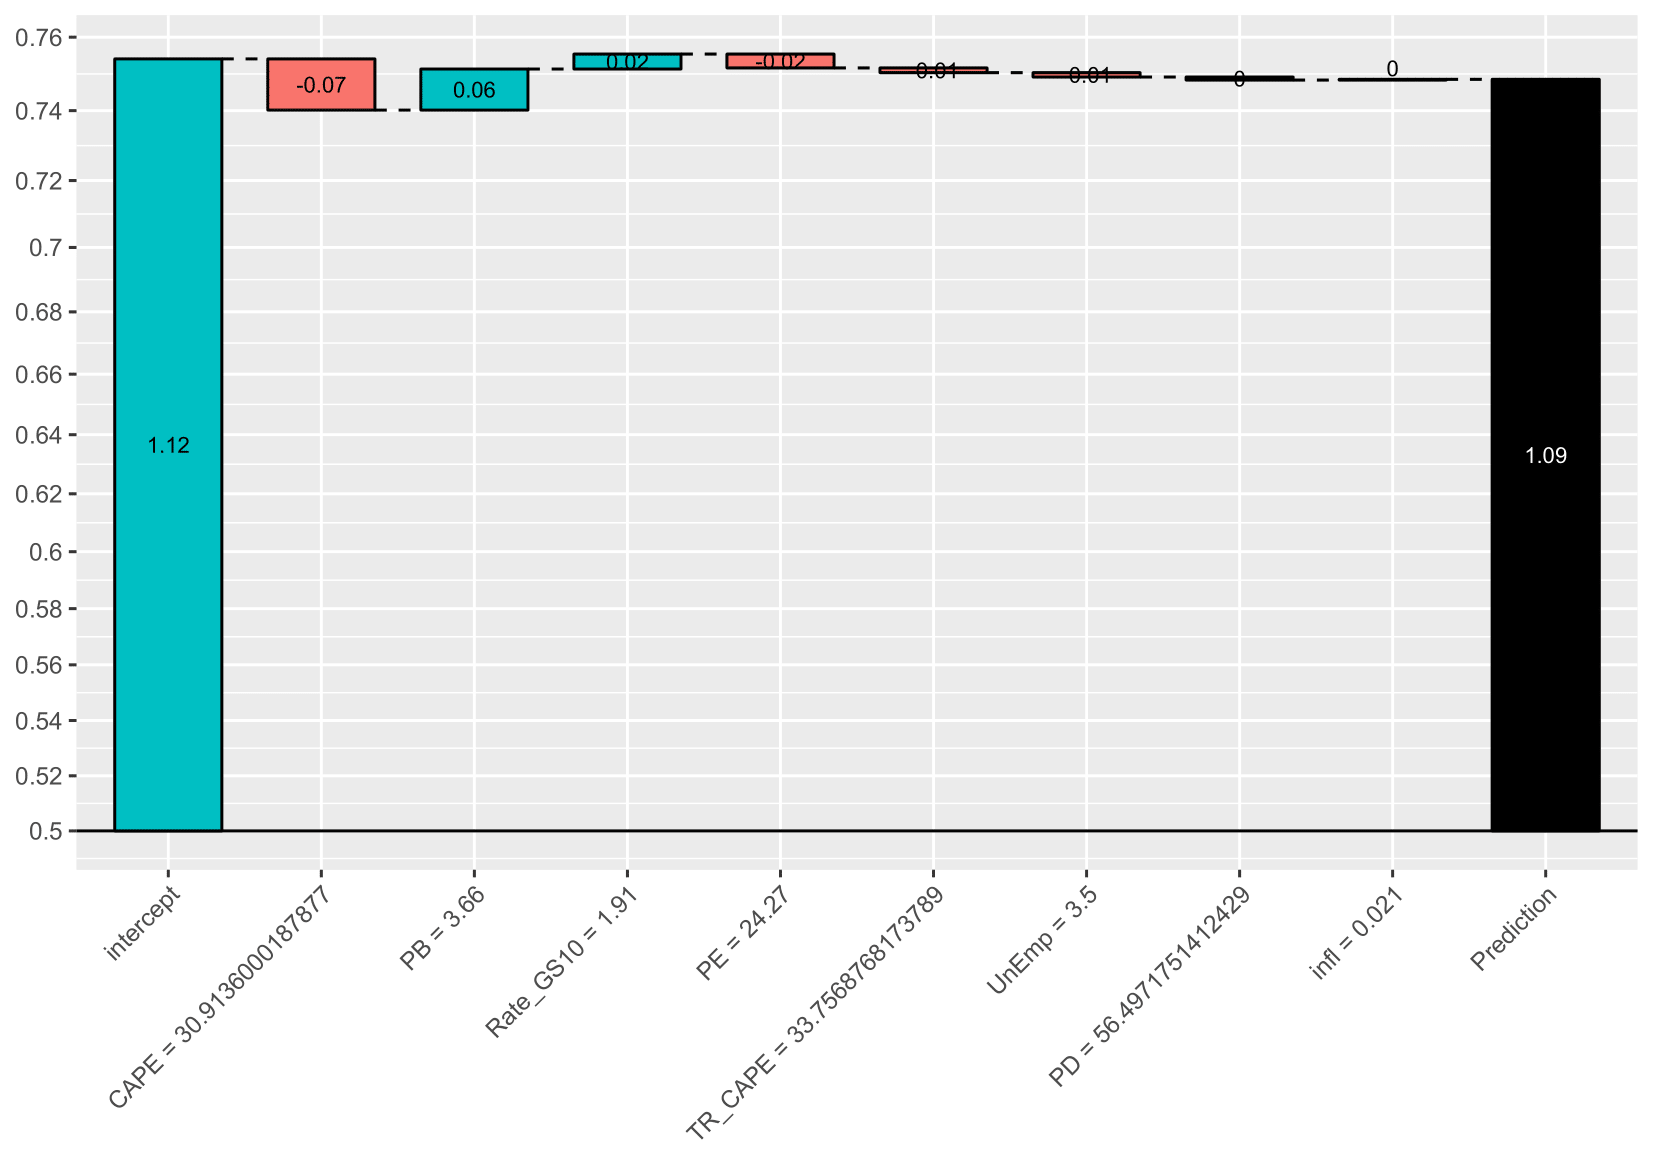

This figure's R source:
# Explaining XGBoost results ----
library(xgboost)
library(xgboostExplainer)

# Make matrices for training and test data
training_xgb <- xgb.DMatrix(training %>%
                              select(-dates, -tenyear) %>%
                              as.matrix(), label = training %>%
                              pull(tenyear))

test_xgb <- xgb.DMatrix(future %>%
                          select(-dates, -tenyear) %>%
                          as.matrix())

# Train XGBoost model using the same hyperparameters as caret
xgb_explain <- xgboost(data = xgb.DMatrix(training %>%
                                            select(-dates, -tenyear) %>%
                                            as.matrix(),
                                          label = training %>% pull(tenyear)), 
                       nround = 150,
                       max_depth = 1, 
                       eta = 0.3,
                       gamma = 0,
                       colsample_bytree = 0.8,
                       min_child_weight = 1,
                       subsample = 0.75)

# Make explainer object
explainer <-  buildExplainer(xgb_explain,
                             training_xgb,
                             base_score = 0.5, 
                             trees = NULL,
                             type = "regression"
)

# Plot waterfall chart
showWaterfall(xgb_explain, explainer, test_xgb, future %>%
                select(-dates, -tenyear) %>%
                as.matrix(),
				idx = 1)
